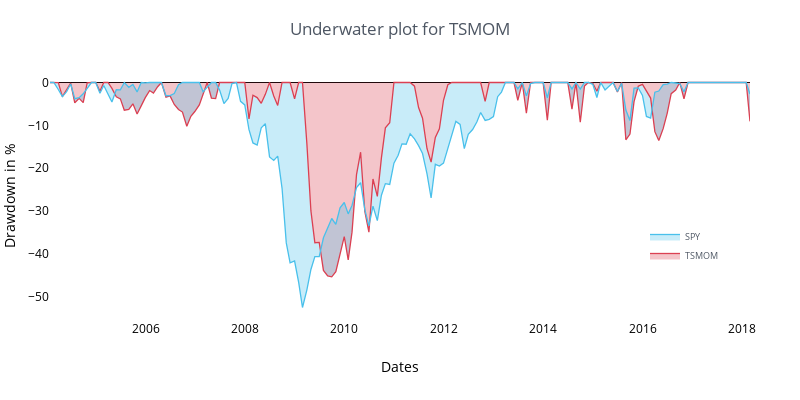
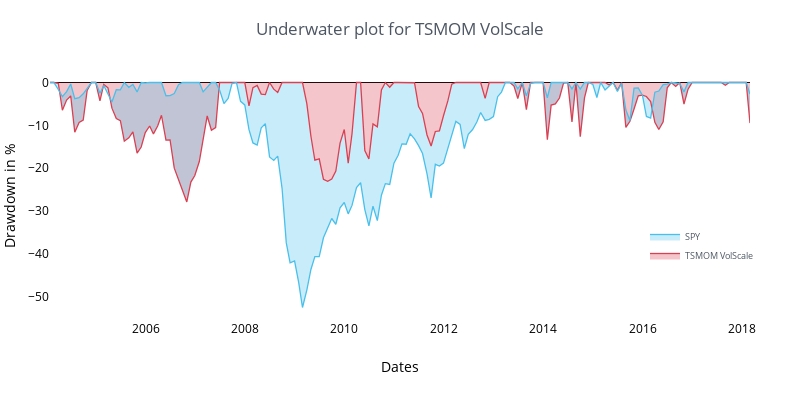

The notebook cell these images were saved under, in order:
### Code cell
# reload(tsmom)
tsmom.underwater(strat, spy_rets, width = 800)
tsmom.underwater(strat_vol, spy_rets, width = 800)

### Figure 1 — Plotly figure (JSON) as saved in the notebook; plotly's stock layout.template omitted (floating-point values rounded to 4 significant figures; data arrays with more than 128 entries replaced by an {"elided": "..."} marker saying what was removed)
{"data": [{"fill": "tonexty", "fillcolor": "rgba(219, 64, 82, 0.3)", "line": {"color": "rgba(219, 64, 82, 1.0)", "dash": "solid", "width": 1.3}, "mode": "lines", "name": "TSMOM", "text": "", "type": "scatter", "x": {"elided": "170 str values"}, "y": {"elided": "170 float values"}}, {"fill": "tonexty", "fillcolor": "rgba(73, 192, 235, 0.3)", "line": {"color": "rgba(73, 192, 235, 1)", "dash": "solid", "width": 1.3}, "mode": "lines", "name": "SPY", "type": "scatter", "x": {"elided": "170 str values"}, "y": {"elided": "170 float values"}}], "layout": {"height": 400, "legend": {"bgcolor": "#FFFFFF", "font": {"color": "#4D5663", "size": 9}, "x": 0.85, "y": 0.2}, "margin": {"b": 80, "l": 50, "pad": 0, "r": 50, "t": 70}, "paper_bgcolor": "#FFFFFF", "plot_bgcolor": "#FFFFFF", "title": "Underwater plot for TSMOM", "titlefont": {"color": "#4D5663"}, "width": 800, "xaxis": {"color": "#000000", "hoverformat": "%A, %b %d %Y ", "showgrid": false, "showticklabels": true, "title": "Dates", "zeroline": true}, "xaxis1": {"gridcolor": "#E1E5ED", "showgrid": true, "tickfont": {"color": "#4D5663"}, "title": "", "titlefont": {"color": "#4D5663"}, "zerolinecolor": "#E1E5ED"}, "yaxis": {"color": "#000000", "range": null, "showgrid": false, "showticklabels": true, "title": "Drawdown in %", "zeroline": true}, "yaxis1": {"gridcolor": "#E1E5ED", "showgrid": true, "tickfont": {"color": "#4D5663"}, "title": "", "titlefont": {"color": "#4D5663"}, "zerolinecolor": "#E1E5ED"}}}

### Figure 2 — Plotly figure (JSON) as saved in the notebook; plotly's stock layout.template omitted (floating-point values rounded to 4 significant figures; data arrays with more than 128 entries replaced by an {"elided": "..."} marker saying what was removed)
{"data": [{"fill": "tonexty", "fillcolor": "rgba(219, 64, 82, 0.3)", "line": {"color": "rgba(219, 64, 82, 1.0)", "dash": "solid", "width": 1.3}, "mode": "lines", "name": "TSMOM VolScale", "text": "", "type": "scatter", "x": {"elided": "170 str values"}, "y": {"elided": "170 float values"}}, {"fill": "tonexty", "fillcolor": "rgba(73, 192, 235, 0.3)", "line": {"color": "rgba(73, 192, 235, 1)", "dash": "solid", "width": 1.3}, "mode": "lines", "name": "SPY", "type": "scatter", "x": {"elided": "170 str values"}, "y": {"elided": "170 float values"}}], "layout": {"height": 400, "legend": {"bgcolor": "#FFFFFF", "font": {"color": "#4D5663", "size": 9}, "x": 0.85, "y": 0.2}, "margin": {"b": 80, "l": 50, "pad": 0, "r": 50, "t": 70}, "paper_bgcolor": "#FFFFFF", "plot_bgcolor": "#FFFFFF", "title": "Underwater plot for TSMOM VolScale", "titlefont": {"color": "#4D5663"}, "width": 800, "xaxis": {"color": "#000000", "hoverformat": "%A, %b %d %Y ", "showgrid": false, "showticklabels": true, "title": "Dates", "zeroline": true}, "xaxis1": {"gridcolor": "#E1E5ED", "showgrid": true, "tickfont": {"color": "#4D5663"}, "title": "", "titlefont": {"color": "#4D5663"}, "zerolinecolor": "#E1E5ED"}, "yaxis": {"color": "#000000", "range": null, "showgrid": false, "showticklabels": true, "title": "Drawdown in %", "zeroline": true}, "yaxis1": {"gridcolor": "#E1E5ED", "showgrid": true, "tickfont": {"color": "#4D5663"}, "title": "", "titlefont": {"color": "#4D5663"}, "zerolinecolor": "#E1E5ED"}}}
